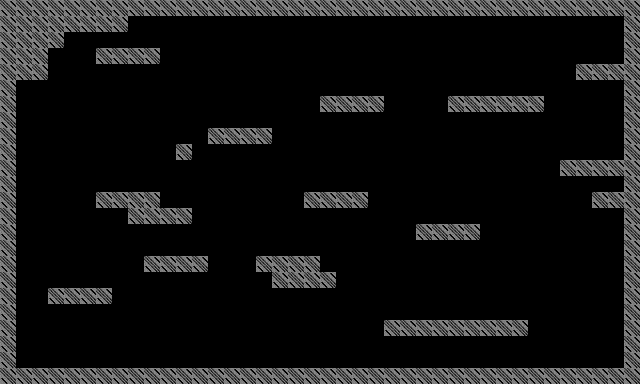

A level layout from a 2D game, rendered from its tile map. Below: a short description, then the map file with its tile-grid data intact:
An orthogonal 40x24 tile map with 16x16 px tiles, 1 tile layer (tileset) and 27 objects.

<map version="1.10" tiledversion="1.12.1" orientation="orthogonal" renderorder="left-down" width="40" height="24" tilewidth="16" tileheight="16" infinite="0" nextlayerid="5" nextobjectid="49">
 <tileset firstgid="1" source="tilemap.tsx" />
 <objectgroup id="2" name="limiters" class="Platform">
  <object id="1" x="0" y="0" width="640" height="16" />
  <object id="2" x="624" y="0" width="16" height="384" />
  <object id="3" x="0" y="368" width="640" height="16" />
  <object id="4" x="0" y="0" width="16" height="384" />
 </objectgroup>
 <objectgroup id="4" name="interactable">
  <object id="46" x="576" y="320" width="48" height="48" />
  <object id="47" x="560" y="304" width="64" height="64" />
  <object id="48" x="592" y="32" width="32" height="32" />
 </objectgroup>
 <objectgroup id="3" name="platforms" class="Platform">
  <object id="10" x="16" y="16" width="48" height="32" />
  <object id="11" x="16" y="48" width="32" height="32" />
  <object id="12" x="64" y="16" width="64" height="16" />
  <object id="13" x="96" y="48" width="64" height="16" />
  <object id="14" x="208" y="128" width="64" height="16" />
  <object id="15" x="96" y="192" width="64" height="16" />
  <object id="17" x="144" y="256" width="64" height="16" />
  <object id="32" x="176" y="144" width="16" height="16" />
  <object id="34" x="128" y="208" width="64" height="16" />
  <object id="35" x="48" y="288" width="64" height="16" />
  <object id="36" x="256" y="256" width="64" height="16" />
  <object id="37" x="272" y="272" width="64" height="16" />
  <object id="38" x="304" y="192" width="64" height="16" />
  <object id="39" x="320" y="96" width="64" height="16" />
  <object id="40" x="448" y="96" width="96" height="16" />
  <object id="41" x="576" y="64" width="64" height="16" />
  <object id="42" x="560" y="160" width="80" height="16" />
  <object id="43" x="592" y="192" width="48" height="16" />
  <object id="44" x="416" y="224" width="64" height="16" />
  <object id="45" x="384" y="320" width="144" height="16" />
 </objectgroup>
 <layer id="1" name="tileset" width="40" height="24">
  <data encoding="csv">
1,1,1,1,1,1,1,1,1,1,1,1,1,1,1,1,1,1,1,1,1,1,1,1,1,1,1,1,1,1,1,1,1,1,1,1,1,1,1,1,
1,1,1,1,1,1,1,1,0,0,0,0,0,0,0,0,0,0,0,0,0,0,0,0,0,0,0,0,0,0,0,0,0,0,0,0,0,0,0,1,
1,1,1,1,0,0,0,0,0,0,0,0,0,0,0,0,0,0,0,0,0,0,0,0,0,0,0,0,0,0,0,0,0,0,0,0,0,0,0,1,
1,1,1,0,0,0,1,1,1,1,0,0,0,0,0,0,0,0,0,0,0,0,0,0,0,0,0,0,0,0,0,0,0,0,0,0,0,0,0,1,
1,1,1,0,0,0,0,0,0,0,0,0,0,0,0,0,0,0,0,0,0,0,0,0,0,0,0,0,0,0,0,0,0,0,0,0,1,1,1,1,
1,0,0,0,0,0,0,0,0,0,0,0,0,0,0,0,0,0,0,0,0,0,0,0,0,0,0,0,0,0,0,0,0,0,0,0,0,0,0,1,
1,0,0,0,0,0,0,0,0,0,0,0,0,0,0,0,0,0,0,0,1,1,1,1,0,0,0,0,1,1,1,1,1,1,0,0,0,0,0,1,
1,0,0,0,0,0,0,0,0,0,0,0,0,0,0,0,0,0,0,0,0,0,0,0,0,0,0,0,0,0,0,0,0,0,0,0,0,0,0,1,
1,0,0,0,0,0,0,0,0,0,0,0,0,1,1,1,1,0,0,0,0,0,0,0,0,0,0,0,0,0,0,0,0,0,0,0,0,0,0,1,
1,0,0,0,0,0,0,0,0,0,0,1,0,0,0,0,0,0,0,0,0,0,0,0,0,0,0,0,0,0,0,0,0,0,0,0,0,0,0,1,
1,0,0,0,0,0,0,0,0,0,0,0,0,0,0,0,0,0,0,0,0,0,0,0,0,0,0,0,0,0,0,0,0,0,0,1,1,1,1,1,
1,0,0,0,0,0,0,0,0,0,0,0,0,0,0,0,0,0,0,0,0,0,0,0,0,0,0,0,0,0,0,0,0,0,0,0,0,0,0,1,
1,0,0,0,0,0,1,1,1,1,0,0,0,0,0,0,0,0,0,1,1,1,1,0,0,0,0,0,0,0,0,0,0,0,0,0,0,1,1,1,
1,0,0,0,0,0,0,0,1,1,1,1,0,0,0,0,0,0,0,0,0,0,0,0,0,0,0,0,0,0,0,0,0,0,0,0,0,0,0,1,
1,0,0,0,0,0,0,0,0,0,0,0,0,0,0,0,0,0,0,0,0,0,0,0,0,0,1,1,1,1,0,0,0,0,0,0,0,0,0,1,
1,0,0,0,0,0,0,0,0,0,0,0,0,0,0,0,0,0,0,0,0,0,0,0,0,0,0,0,0,0,0,0,0,0,0,0,0,0,0,1,
1,0,0,0,0,0,0,0,0,1,1,1,1,0,0,0,1,1,1,1,0,0,0,0,0,0,0,0,0,0,0,0,0,0,0,0,0,0,0,1,
1,0,0,0,0,0,0,0,0,0,0,0,0,0,0,0,0,1,1,1,1,0,0,0,0,0,0,0,0,0,0,0,0,0,0,0,0,0,0,1,
1,0,0,1,1,1,1,0,0,0,0,0,0,0,0,0,0,0,0,0,0,0,0,0,0,0,0,0,0,0,0,0,0,0,0,0,0,0,0,1,
1,0,0,0,0,0,0,0,0,0,0,0,0,0,0,0,0,0,0,0,0,0,0,0,0,0,0,0,0,0,0,0,0,0,0,0,0,0,0,1,
1,0,0,0,0,0,0,0,0,0,0,0,0,0,0,0,0,0,0,0,0,0,0,0,1,1,1,1,1,1,1,1,1,0,0,0,0,0,0,1,
1,0,0,0,0,0,0,0,0,0,0,0,0,0,0,0,0,0,0,0,0,0,0,0,0,0,0,0,0,0,0,0,0,0,0,0,0,0,0,1,
1,0,0,0,0,0,0,0,0,0,0,0,0,0,0,0,0,0,0,0,0,0,0,0,0,0,0,0,0,0,0,0,0,0,0,0,0,0,0,1,
1,1,1,1,1,1,1,1,1,1,1,1,1,1,1,1,1,1,1,1,1,1,1,1,1,1,1,1,1,1,1,1,1,1,1,1,1,1,1,1
</data>
 </layer>
</map>
